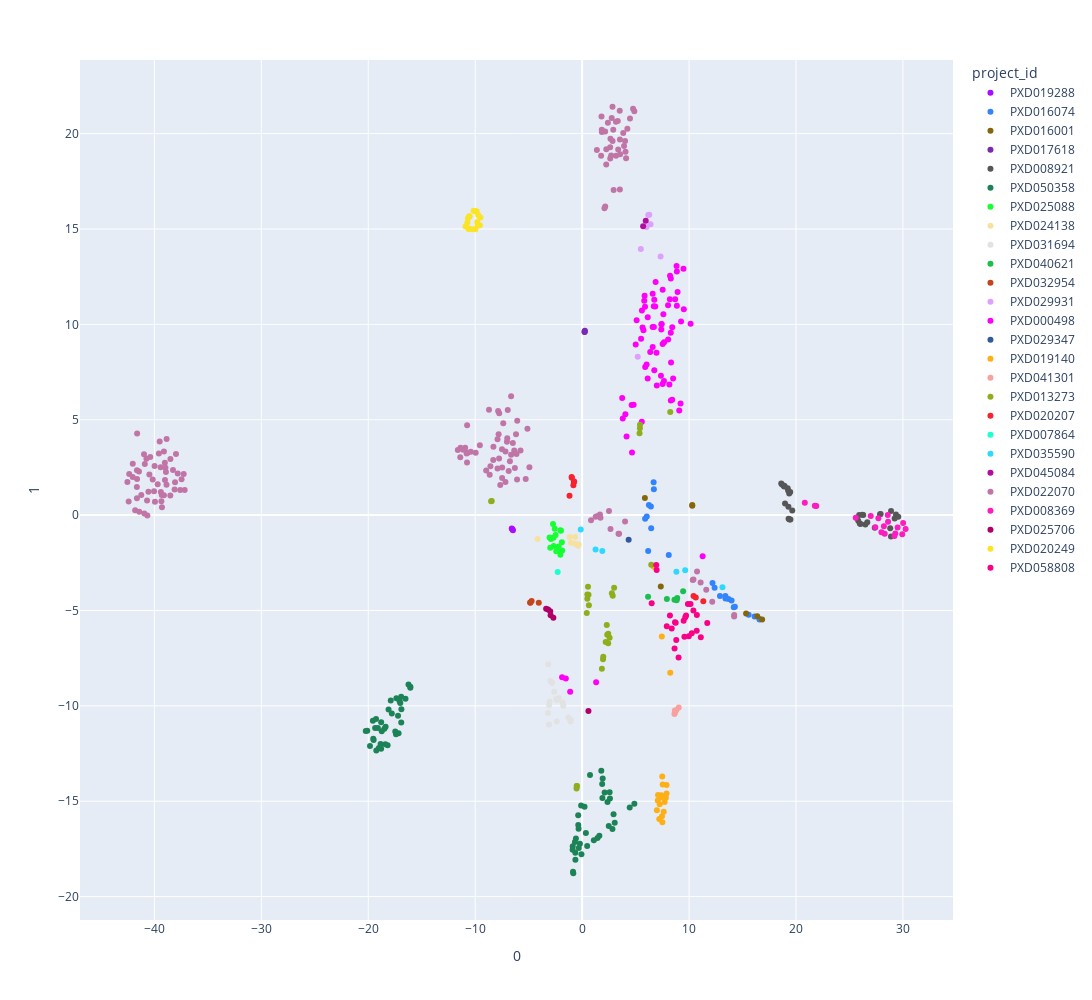

The code cell stored with this chart in its notebook:
### Code cell
tsne = TSNE(n_components=2, random_state=0, perplexity=40)
projections = tsne.fit_transform(x)

principalDf = pd.DataFrame(data = projections, columns = ['TSNE_1', 'TSNE_2'])
finalDf = pd.concat([principalDf, metadata[target_cols]], axis=1)

fig = px.scatter(
    projections, x=0, y=1,
    color=finalDf['project_id'], labels={'color': 'project_id'},
    color_discrete_sequence=px.colors.qualitative.Alphabet,
    width=1200,
    height=1000
)
fig.show()

### Figure 1 — Plotly figure (JSON) as saved in the notebook; plotly's stock layout.template omitted (floating-point values rounded to 4 significant figures; data arrays with more than 128 entries replaced by an {"elided": "..."} marker saying what was removed)
{"data": [{"hovertemplate": "project_id=PXD019288<br>0=%{x}<br>1=%{y}<extra></extra>", "legendgroup": "PXD019288", "marker": {"color": "#AA0DFE", "symbol": "circle"}, "mode": "markers", "name": "PXD019288", "orientation": "v", "showlegend": true, "type": "scatter", "x": [-6.473, -6.582, -6.524], "xaxis": "x", "y": [-0.7895, -0.7009, -0.7383], "yaxis": "y"}, {"hovertemplate": "project_id=PXD016074<br>0=%{x}<br>1=%{y}<extra></extra>", "legendgroup": "PXD016074", "marker": {"color": "#3283FE", "symbol": "circle"}, "mode": "markers", "name": "PXD016074", "orientation": "v", "showlegend": true, "type": "scatter", "x": [13.4, 12.19, 5.89, 6.43, 14.18, 14.28, 12.89, 13.69, 6.176, 6.458, 6.683, 6.046, 16.13, 15.57, 16.59, 16.6, 13.98, 13.4, 12.39, 8.102, 6.243, 6.708], "xaxis": "x", "y": [-4.377, -3.558, -0.1908, 0.4454, -4.825, -4.805, -4.247, -4.392, -1.879, -0.6864, 1.72, -0.06712, -5.316, -5.224, -5.452, -5.472, -4.474, -4.235, -3.809, -2.094, 0.5285, 1.356], "yaxis": "y"}, {"hovertemplate": "project_id=PXD016001<br>0=%{x}<br>1=%{y}<extra></extra>", "legendgroup": "PXD016001", "marker": {"color": "#85660D", "symbol": "circle"}, "mode": "markers", "name": "PXD016001", "orientation": "v", "showlegend": true, "type": "scatter", "x": [10.3, 5.868, 10.3, 7.355, 15.33, 16.83, 16.38], "xaxis": "x", "y": [0.4969, 0.8943, 0.5277, -3.744, -5.158, -5.474, -5.299], "yaxis": "y"}, {"hovertemplate": "project_id=PXD017618<br>0=%{x}<br>1=%{y}<extra></extra>", "legendgroup": "PXD017618", "marker": {"color": "#782AB6", "symbol": "circle"}, "mode": "markers", "name": "PXD017618", "orientation": "v", "showlegend": true, "type": "scatter", "x": [0.2248, 0.2356, 0.2573], "xaxis": "x", "y": [9.61, 9.606, 9.664], "yaxis": "y"}, {"hovertemplate": "project_id=PXD008921<br>0=%{x}<br>1=%{y}<extra></extra>", "legendgroup": "PXD008921", "marker": {"color": "#565656", "symbol": "circle"}, "mode": "markers", "name": "PXD008921", "orientation": "v", "showlegend": true, "type": "scatter", "x": [19.29, 18.98, 19.65, 19.39, 19.48, 19.31, 18.93, 19.46, 18.89, 18.62, 18.69, 19.36, 19.22, 19.26, 18.86, 28.88, 28.81, 28.89, 27.86, 29.35, 29.56, 29.22, 25.82, 25.91, 26.04, 25.96, 26.21, 25.67, 26.29, 26.49, 26.67, 27.36, 27.92], "xaxis": "x", "y": [0.4417, 0.6063, 0.2364, -0.2361, -0.2303, -0.1897, 1.522, 1.205, 1.496, 1.654, 1.601, 1.127, 1.404, 1.296, 1.542, -1.119, -0.6833, 0.2124, 0.04123, 0.02821, -0.08669, -0.1762, -0.2988, 0.006649, -0.4668, -0.4396, 0.02403, -0.1338, 0.00923, -0.4906, -0.3689, -0.6643, 0.05496], "yaxis": "y"}, {"hovertemplate": "project_id=PXD050358<br>0=%{x}<br>1=%{y}<extra></extra>", "legendgroup": "PXD050358", "marker": {"color": "#1C8356", "symbol": "circle"}, "mode": "markers", "name": "PXD050358", "orientation": "v", "showlegend": true, "type": "scatter", "x": [-0.89, 3.049, -0.8791, 1.438, -0.5819, 0.351, 2.836, 2.938, 4.884, 1.612, 2.491, -0.8518, -0.8271, 0.4704, -0.2066, 1.098, -0.06401, -0.631, -0.3168, 0.2248, 2.569, 2.101, 1.924, 1.793, -0.3314, 1.896, -0.6349, -0.361, 4.45, 0.7362, -0.6737, 2.602, -0.3685, -0.09495, 2.372, 1.874, -16.92, -19.57, -18.38, -19.27, -19.36, -18.79, -19.5, -19.53, -18.85, -17.16, -17.4, -17.47, -17.07, -17.01, -17.37, -16.9, -16.24, -16.52, -18.49, -17.22, -19.1, -20.1, -18.74, -20.23, -18.41, -19.84, -19.25, -18.8, -19.01, -18.19, -17.9, -18.1, -16.07, -16.06, -17.8, -16.92], "xaxis": "x", "y": [-17.55, -16.13, -17.36, -16.92, -16.96, -16.67, -16.46, -15.68, -15.14, -16.8, -16.3, -18.69, -18.78, -17.34, -17.23, -17.05, -17.78, -18.07, -17.46, -15.28, -14.53, -14.54, -13.81, -13.4, -16.45, -14.83, -17.7, -16.24, -15.33, -13.63, -17.14, -14.86, -15.73, -15.22, -15.04, -14.1, -10.88, -10.78, -11.09, -10.69, -11.16, -10.86, -11.79, -11.72, -12.0, -11.43, -11.49, -11.34, -9.755, -9.847, -9.601, -10.18, -8.877, -9.624, -11.2, -10.52, -11.16, -11.31, -11.33, -11.32, -12.01, -12.11, -12.35, -12.25, -12.21, -12.06, -9.718, -10.19, -9.049, -9.001, -10.4, -9.516], "yaxis": "y"}, {"hovertemplate": "project_id=PXD025088<br>0=%{x}<br>1=%{y}<extra></extra>", "legendgroup": "PXD025088", "marker": {"color": "#16FF32", "symbol": "circle"}, "mode": "markers", "name": "PXD025088", "orientation": "v", "showlegend": true, "type": "scatter", "x": [-2.558, -2.418, -3.047, -2.48, -1.866, -1.897, -2.197, -1.982, -2.03, -2.034, -2.652, -2.923, -2.672, -2.725, -2.213, -2.979], "xaxis": "x", "y": [-0.7213, -1.901, -1.18, -1.043, -1.861, -1.424, -1.641, -0.8151, -0.7894, -2.075, -1.615, -1.254, -1.185, -0.4655, -1.829, -1.716], "yaxis": "y"}, {"hovertemplate": "project_id=PXD024138<br>0=%{x}<br>1=%{y}<extra></extra>", "legendgroup": "PXD024138", "marker": {"color": "#F7E1A0", "symbol": "circle"}, "mode": "markers", "name": "PXD024138", "orientation": "v", "showlegend": true, "type": "scatter", "x": [-1.042, -1.161, -4.165, -0.3252, -0.3667, -0.6601, -0.6626], "xaxis": "x", "y": [-1.446, -1.152, -1.25, -1.537, -1.612, -1.499, -1.144], "yaxis": "y"}, {"hovertemplate": "project_id=PXD031694<br>0=%{x}<br>1=%{y}<extra></extra>", "legendgroup": "PXD031694", "marker": {"color": "#E2E2E2", "symbol": "circle"}, "mode": "markers", "name": "PXD031694", "orientation": "v", "showlegend": true, "type": "scatter", "x": [-1.07, -1.275, -1.088, -1.769, -2.186, -1.815, -3.171, -2.972, -2.321, -3.098, -3.194, -2.371, -2.796, -2.948, -2.608, -2.419, -3.092, -3.032], "xaxis": "x", "y": [-10.74, -10.61, -10.81, -10.0, -9.586, -9.819, -7.818, -8.697, -9.692, -10.97, -10.37, -10.82, -8.804, -8.701, -9.265, -9.635, -9.966, -9.769], "yaxis": "y"}, {"hovertemplate": "project_id=PXD040621<br>0=%{x}<br>1=%{y}<extra></extra>", "legendgroup": "PXD040621", "marker": {"color": "#1CBE4F", "symbol": "circle"}, "mode": "markers", "name": "PXD040621", "orientation": "v", "showlegend": true, "type": "scatter", "x": [6.165, 7.927, 9.446, 8.633, 8.892, 8.838], "xaxis": "x", "y": [-4.283, -4.402, -3.993, -4.434, -4.343, -4.464], "yaxis": "y"}, {"hovertemplate": "project_id=PXD032954<br>0=%{x}<br>1=%{y}<extra></extra>", "legendgroup": "PXD032954", "marker": {"color": "#C4451C", "symbol": "circle"}, "mode": "markers", "name": "PXD032954", "orientation": "v", "showlegend": true, "type": "scatter", "x": [-4.054, -4.839, -4.724, -4.861], "xaxis": "x", "y": [-4.588, -4.597, -4.508, -4.575], "yaxis": "y"}, {"hovertemplate": "project_id=PXD029931<br>0=%{x}<br>1=%{y}<extra></extra>", "legendgroup": "PXD029931", "marker": {"color": "#DEA0FD", "symbol": "circle"}, "mode": "markers", "name": "PXD029931", "orientation": "v", "showlegend": true, "type": "scatter", "x": [5.2, 5.49, 7.337, 6.397, 6.277, 6.022, 6.183], "xaxis": "x", "y": [8.305, 13.95, 13.55, 15.25, 15.74, 15.1, 15.74], "yaxis": "y"}, {"hovertemplate": "project_id=PXD000498<br>0=%{x}<br>1=%{y}<extra></extra>", "legendgroup": "PXD000498", "marker": {"color": "#FE00FA", "symbol": "circle"}, "mode": "markers", "name": "PXD000498", "orientation": "v", "showlegend": true, "type": "scatter", "x": [8.038, 8.29, 8.43, 8.696, 6.748, 7.413, 6.591, 6.701, 5.735, 4.045, 3.801, 3.747, 5.899, 8.203, 7.434, 6.871, 4.629, 5.098, 7.526, 8.041, 6.129, 5.808, -1.12, 5.591, 6.597, 5.842, 5.881, 8.422, 11.27, 10.14, 8.221, 6.838, 5.011, 6.748, 6.134, -1.527, 9.206, 8.296, 8.859, 8.507, 9.25, 7.369, 9.508, 7.654, 8.314, 8.16, 7.523, 9.081, 8.83, 9.477, 6.599, -1.874, 6.368, 8.925, 5.58, 6.982, 8.292, 6.711, 8.86, 1.309, 4.667, 4.156, 7.595, 7.532, 7.668, 6.026, 5.513, 5.652, 6.953, 4.815, 7.404], "xaxis": "x", "y": [11.0, 9.564, 9.853, 11.32, 7.595, 10.0, 9.857, 10.95, 9.693, 5.285, 5.071, 6.138, 7.762, 11.32, 10.02, 12.22, 5.775, 10.21, 8.965, 9.211, 7.167, 11.23, -9.255, 10.73, 11.6, 11.5, 10.93, 6.044, -2.161, 10.03, 12.55, 10.93, 8.938, 11.29, 10.37, -8.563, 5.856, 6.003, 10.97, 7.156, 10.16, 7.304, 10.79, 7.029, 8.005, 6.848, 6.874, 5.481, 13.06, 12.92, 8.81, -8.497, 8.554, 11.69, 4.89, 6.798, 12.4, 9.855, 12.77, -8.757, 3.288, 4.118, 10.53, 11.81, 9.06, 7.901, 9.241, 9.832, 8.517, 5.79, 9.731], "yaxis": "y"}, {"hovertemplate": "project_id=PXD029347<br>0=%{x}<br>1=%{y}<extra></extra>", "legendgroup": "PXD029347", "marker": {"color": "#325A9B", "symbol": "circle"}, "mode": "markers", "name": "PXD029347", "orientation": "v", "showlegend": true, "type": "scatter", "x": [4.351], "xaxis": "x", "y": [-1.292], "yaxis": "y"}, {"hovertemplate": "project_id=PXD019140<br>0=%{x}<br>1=%{y}<extra></extra>", "legendgroup": "PXD019140", "marker": {"color": "#FEAF16", "symbol": "circle"}, "mode": "markers", "name": "PXD019140", "orientation": "v", "showlegend": true, "type": "scatter", "x": [8.242, 7.898, 7.717, 7.211, 7.349, 7.467, 7.505, 6.69, 7.63, 7.533, 7.254, 7.45, 7.405, 7.829, 7.895, 7.102, 7.071, 6.99, 7.491], "xaxis": "x", "y": [-8.269, -14.15, -15.04, -15.93, -14.81, -15.78, -16.1, -2.705, -15.56, -14.12, -15.16, -6.369, -14.69, -14.81, -14.6, -14.67, -14.96, -15.47, -13.7], "yaxis": "y"}, {"hovertemplate": "project_id=PXD041301<br>0=%{x}<br>1=%{y}<extra></extra>", "legendgroup": "PXD041301", "marker": {"color": "#F8A19F", "symbol": "circle"}, "mode": "markers", "name": "PXD041301", "orientation": "v", "showlegend": true, "type": "scatter", "x": [9.035, 8.676, 8.802, 8.634, 8.67], "xaxis": "x", "y": [-10.09, -10.37, -10.23, -10.43, -10.24], "yaxis": "y"}, {"hovertemplate": "project_id=PXD013273<br>0=%{x}<br>1=%{y}<extra></extra>", "legendgroup": "PXD013273", "marker": {"color": "#90AD1C", "symbol": "circle"}, "mode": "markers", "name": "PXD013273", "orientation": "v", "showlegend": true, "type": "scatter", "x": [6.463, 2.779, 2.99, 2.861, 8.24, 5.403, 5.369, 5.41, -8.454, -8.511, 0.4326, 0.5979, 0.5478, 0.4868, 0.6321, 0.4864, 2.438, 1.953, 2.304, -0.5215, 1.847, 2.57, -0.5095, 2.346, 1.976, 2.44, -0.4854, 2.202], "xaxis": "x", "y": [-2.598, -4.09, -3.805, -4.229, 5.407, 4.55, 4.292, 4.733, 0.736, 0.7285, -5.138, -4.17, -3.75, -4.157, -4.727, -4.387, -6.716, -7.552, -5.765, -14.33, -8.057, -6.427, -14.2, -6.268, -7.428, -6.226, -14.2, -6.658], "yaxis": "y"}, {"hovertemplate": "project_id=PXD020207<br>0=%{x}<br>1=%{y}<extra></extra>", "legendgroup": "PXD020207", "marker": {"color": "#F6222E", "symbol": "circle"}, "mode": "markers", "name": "PXD020207", "orientation": "v", "showlegend": true, "type": "scatter", "x": [-0.7719, -0.9813, -0.7445, -0.9667, -0.8183, -1.179, 10.62, 11.33, 10.42], "xaxis": "x", "y": [1.736, 1.998, 1.758, 1.954, 1.567, 1.015, -4.314, -4.522, -4.239], "yaxis": "y"}, {"hovertemplate": "project_id=PXD007864<br>0=%{x}<br>1=%{y}<extra></extra>", "legendgroup": "PXD007864", "marker": {"color": "#1CFFCE", "symbol": "circle"}, "mode": "markers", "name": "PXD007864", "orientation": "v", "showlegend": true, "type": "scatter", "x": [-2.286], "xaxis": "x", "y": [-2.987], "yaxis": "y"}, {"hovertemplate": "project_id=PXD035590<br>0=%{x}<br>1=%{y}<extra></extra>", "legendgroup": "PXD035590", "marker": {"color": "#2ED9FF", "symbol": "circle"}, "mode": "markers", "name": "PXD035590", "orientation": "v", "showlegend": true, "type": "scatter", "x": [1.255, -0.1286, 1.89, 13.12, 8.814, 9.635], "xaxis": "x", "y": [-1.808, -0.7593, -1.885, -3.779, -2.975, -2.889], "yaxis": "y"}, {"hovertemplate": "project_id=PXD045084<br>0=%{x}<br>1=%{y}<extra></extra>", "legendgroup": "PXD045084", "marker": {"color": "#B10DA1", "symbol": "circle"}, "mode": "markers", "name": "PXD045084", "orientation": "v", "showlegend": true, "type": "scatter", "x": [5.706, 5.948], "xaxis": "x", "y": [15.14, 15.43], "yaxis": "y"}, {"hovertemplate": "project_id=PXD022070<br>0=%{x}<br>1=%{y}<extra></extra>", "legendgroup": "PXD022070", "marker": {"color": "#C075A6", "symbol": "circle"}, "mode": "markers", "name": "PXD022070", "orientation": "v", "showlegend": true, "type": "scatter", "x": {"elided": "158 float values"}, "xaxis": "x", "y": {"elided": "158 float values"}, "yaxis": "y"}, {"hovertemplate": "project_id=PXD008369<br>0=%{x}<br>1=%{y}<extra></extra>", "legendgroup": "PXD008369", "marker": {"color": "#FC1CBF", "symbol": "circle"}, "mode": "markers", "name": "PXD008369", "orientation": "v", "showlegend": true, "type": "scatter", "x": [25.58, 27.42, 26.99, 20.82, 21.9, 21.76, 29.29, 29.5, 29.21, 29.94, 30.25, 30.02, 27.99, 28.22, 27.71, 28.3, 28.61, 28.58], "xaxis": "x", "y": [-0.1429, -0.6316, -0.0515, 0.6454, 0.4729, 0.493, -0.9583, -0.6538, -1.089, -1.01, -0.7321, -0.4168, -0.8935, -0.5852, -0.17, -0.9834, -0.3422, 0.006513], "yaxis": "y"}, {"hovertemplate": "project_id=PXD025706<br>0=%{x}<br>1=%{y}<extra></extra>", "legendgroup": "PXD025706", "marker": {"color": "#B00068", "symbol": "circle"}, "mode": "markers", "name": "PXD025706", "orientation": "v", "showlegend": true, "type": "scatter", "x": [-2.948, 0.5903, -2.69, -2.985, -3.187, -3.367], "xaxis": "x", "y": [-5.251, -10.27, -5.383, -5.041, -4.947, -4.912], "yaxis": "y"}, {"hovertemplate": "project_id=PXD020249<br>0=%{x}<br>1=%{y}<extra></extra>", "legendgroup": "PXD020249", "marker": {"color": "#FBE426", "symbol": "circle"}, "mode": "markers", "name": "PXD020249", "orientation": "v", "showlegend": true, "type": "scatter", "x": [-10.56, -9.988, -9.77, -9.81, -9.561, -10.52, -10.59, -10.61, -10.73, -10.68, -10.15, -9.723, -9.868, -10.3, -9.516, -10.91, -10.03], "xaxis": "x", "y": [15.67, 14.99, 15.17, 15.37, 15.2, 15.65, 15.03, 15.0, 15.34, 15.56, 15.96, 15.73, 15.93, 14.98, 15.6, 15.13, 15.93], "yaxis": "y"}, {"hovertemplate": "project_id=PXD058808<br>0=%{x}<br>1=%{y}<extra></extra>", "legendgroup": "PXD058808", "marker": {"color": "#FA0087", "symbol": "circle"}, "mode": "markers", "name": "PXD058808", "orientation": "v", "showlegend": true, "type": "scatter", "x": [9.645, 9.566, 10.14, 11.7, 7.915, 9.974, 9.717, 9.019, 9.893, 11.1, 8.644, 8.211, 10.73, 8.687, 6.97, 10.71, 6.502, 8.802, 9.493, 8.748, 6.932, 10.41, 8.376, 10.25], "xaxis": "x", "y": [-5.359, -6.383, -4.66, -5.655, -5.822, -6.351, -5.262, -7.464, -4.657, -6.4, -6.989, -5.268, -5.235, -5.615, -2.878, -6.057, -4.618, -6.546, -5.532, -5.637, -2.621, -4.996, -5.942, -6.198], "yaxis": "y"}], "layout": {"height": 1000, "legend": {"title": {"text": "project_id"}, "tracegroupgap": 0}, "margin": {"t": 60}, "width": 1200, "xaxis": {"anchor": "y", "domain": [0, 1], "title": {"text": "0"}}, "yaxis": {"anchor": "x", "domain": [0, 1], "title": {"text": "1"}}}}
